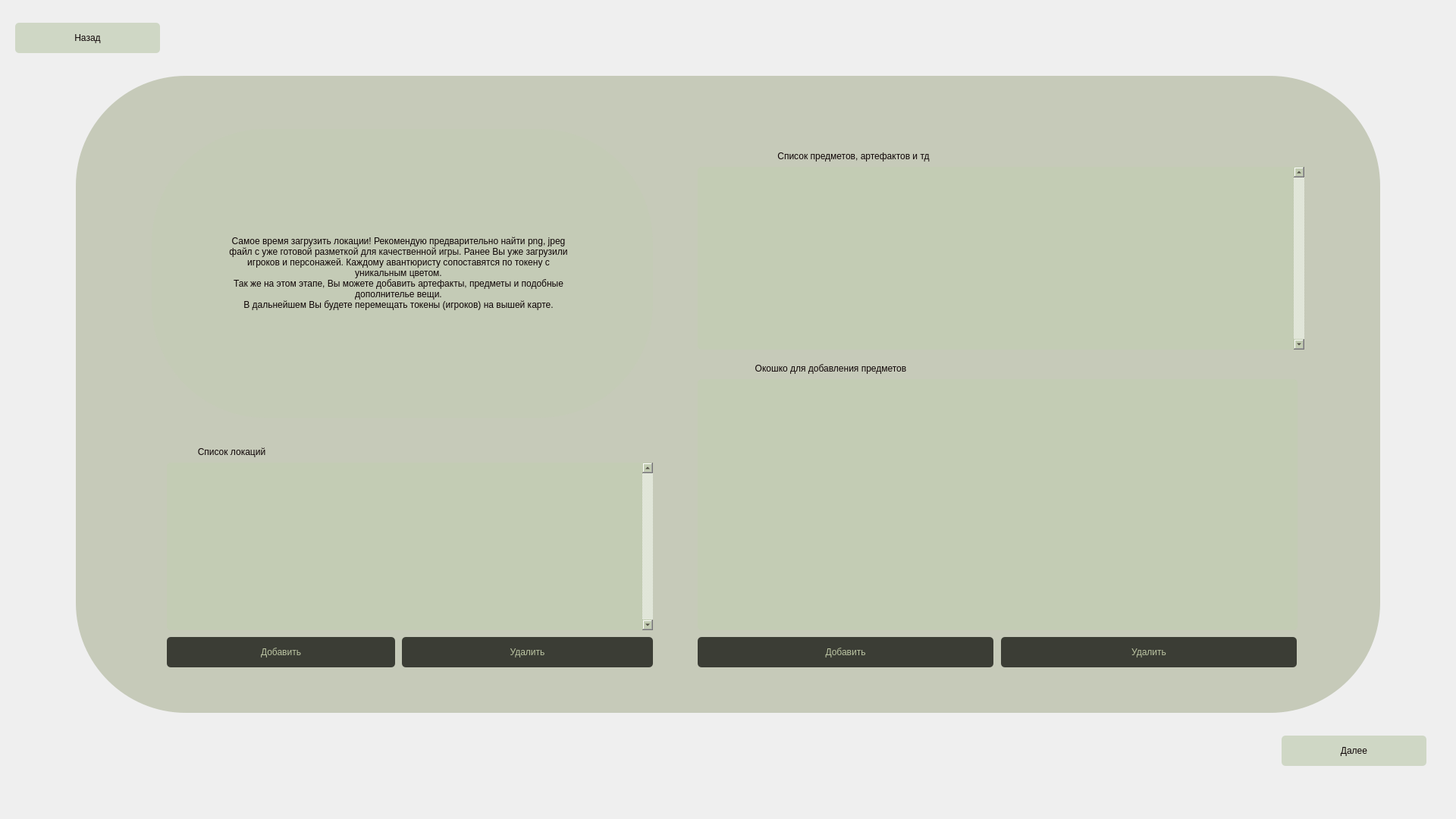
<?xml version="1.0" encoding="UTF-8"?>
<ui version="4.0">
 <class>Form4</class>
 <widget class="QWidget" name="Form4">
  <property name="geometry">
   <rect>
    <x>0</x>
    <y>0</y>
    <width>1920</width>
    <height>1080</height>
   </rect>
  </property>
  <property name="windowTitle">
   <string>Form</string>
  </property>
  <widget class="QLabel" name="label">
   <property name="geometry">
    <rect>
     <x>0</x>
     <y>0</y>
     <width>1920</width>
     <height>1080</height>
    </rect>
   </property>
   <property name="styleSheet">
    <string notr="true">border-image: url(&quot;/home/dis/Документы/sharag/sh3_2/мдк 02/kod/dnd/picture/forest5.jpg&quot;) 0 0 0 0 stretch stretch</string>
   </property>
   <property name="text">
    <string/>
   </property>
  </widget>
  <widget class="QLabel" name="label_2">
   <property name="geometry">
    <rect>
     <x>100</x>
     <y>100</y>
     <width>1720</width>
     <height>840</height>
    </rect>
   </property>
   <property name="styleSheet">
    <string notr="true">/*background-color: rgba(241, 243, 181, 55);*/
background-color: rgba(99, 113, 54, 75);
border-radius: 145px;</string>
   </property>
   <property name="text">
    <string/>
   </property>
  </widget>
  <widget class="QLabel" name="label_3">
   <property name="geometry">
    <rect>
     <x>200</x>
     <y>170</y>
     <width>661</width>
     <height>381</height>
    </rect>
   </property>
   <property name="styleSheet">
    <string notr="true">
color: rgb(14, 4, 5);
font: 500 italic 18pt &quot;Z003 [urw]&quot;;
background-color: rgba(193, 204, 178, 95);
border-radius: 150px;
opacity: 0.5;</string>
   </property>
   <property name="text">
    <string>&lt;html&gt;&lt;head/&gt;&lt;body&gt;&lt;p align=&quot;justify&quot;&gt;&lt;br/&gt;&lt;/p&gt;&lt;/body&gt;&lt;/html&gt;</string>
   </property>
   <property name="textFormat">
    <enum>Qt::TextFormat::AutoText</enum>
   </property>
   <property name="scaledContents">
    <bool>false</bool>
   </property>
   <property name="wordWrap">
    <bool>true</bool>
   </property>
  </widget>
  <widget class="QPushButton" name="ptm_del_kvest">
   <property name="geometry">
    <rect>
     <x>530</x>
     <y>840</y>
     <width>331</width>
     <height>40</height>
    </rect>
   </property>
   <property name="styleSheet">
    <string notr="true">color: rgb(188, 197, 163);
font: 500 italic 20pt &quot;Z003 [urw]&quot;;
background-color: rgba(21, 22, 17,200);
border-radius: 5px;
opacity: 0.5;</string>
   </property>
   <property name="text">
    <string>Удалить</string>
   </property>
  </widget>
  <widget class="QPushButton" name="btm_add_kvest">
   <property name="geometry">
    <rect>
     <x>220</x>
     <y>840</y>
     <width>301</width>
     <height>40</height>
    </rect>
   </property>
   <property name="styleSheet">
    <string notr="true">color: rgb(188, 197, 163);
font: 500 italic 20pt &quot;Z003 [urw]&quot;;
background-color: rgba(21, 22, 17,200);
border-radius: 5px;
opacity: 0.5;</string>
   </property>
   <property name="text">
    <string>Добавить</string>
   </property>
  </widget>
  <widget class="QListWidget" name="list_kvest">
   <property name="geometry">
    <rect>
     <x>220</x>
     <y>610</y>
     <width>641</width>
     <height>221</height>
    </rect>
   </property>
   <property name="styleSheet">
    <string notr="true">
color: rgb(14, 4, 5);
font: 500 italic 16pt &quot;Z003 [urw]&quot;;
background-color: rgba(193, 204, 178, 195);
border-radius: 5px;
opacity: 0.5;</string>
   </property>
   <property name="verticalScrollBarPolicy">
    <enum>Qt::ScrollBarPolicy::ScrollBarAlwaysOn</enum>
   </property>
  </widget>
  <widget class="QPushButton" name="btm_dalee">
   <property name="geometry">
    <rect>
     <x>1690</x>
     <y>970</y>
     <width>191</width>
     <height>40</height>
    </rect>
   </property>
   <property name="styleSheet">
    <string notr="true">color: rgb(14, 4, 5);
font: 500 italic 20pt &quot;Z003 [urw]&quot;;
background-color: rgba(193, 204, 178, 175);
border-radius: 5px;
opacity: 0.5;</string>
   </property>
   <property name="text">
    <string>Далее</string>
   </property>
  </widget>
  <widget class="QPushButton" name="btm_nazad">
   <property name="geometry">
    <rect>
     <x>20</x>
     <y>30</y>
     <width>191</width>
     <height>40</height>
    </rect>
   </property>
   <property name="styleSheet">
    <string notr="true">color: rgb(14, 4, 5);
font: 500 italic 20pt &quot;Z003 [urw]&quot;;
background-color: rgba(193, 204, 178, 175);
border-radius: 5px;
opacity: 0.5;</string>
   </property>
   <property name="text">
    <string>Назад</string>
   </property>
  </widget>
  <widget class="QLabel" name="label_4">
   <property name="geometry">
    <rect>
     <x>300</x>
     <y>180</y>
     <width>451</width>
     <height>361</height>
    </rect>
   </property>
   <property name="styleSheet">
    <string notr="true">
color: rgb(14, 4, 5);
font: 500 italic 18pt &quot;Z003 [urw]&quot;;
</string>
   </property>
   <property name="text">
    <string>&lt;html&gt;&lt;head/&gt;&lt;body&gt;&lt;p align=&quot;center&quot;&gt;Самое время загрузить локации! Рекомендую предварительно найти png, jpeg файл с уже готовой разметкой для качественной игры. Ранее Вы уже загрузили игроков и персонажей. Каждому авантюристу сопоставятся по токену с уникальным цветом.&lt;br/&gt;Так же на этом этапе, Вы можете добавить артефакты, предметы и подобные дополнителье вещи.&lt;br/&gt;В дальнейшем Вы будете перемещать токены (игроков) на вышей карте.&lt;/p&gt;&lt;/body&gt;&lt;/html&gt;</string>
   </property>
   <property name="scaledContents">
    <bool>true</bool>
   </property>
   <property name="wordWrap">
    <bool>true</bool>
   </property>
  </widget>
  <widget class="QListWidget" name="list_kvest_2">
   <property name="geometry">
    <rect>
     <x>920</x>
     <y>220</y>
     <width>800</width>
     <height>241</height>
    </rect>
   </property>
   <property name="styleSheet">
    <string notr="true">
color: rgb(14, 4, 5);
font: 500 italic 16pt &quot;Z003 [urw]&quot;;
background-color: rgba(193, 204, 178, 195);
border-radius: 5px;
opacity: 0.5;</string>
   </property>
   <property name="verticalScrollBarPolicy">
    <enum>Qt::ScrollBarPolicy::ScrollBarAlwaysOn</enum>
   </property>
  </widget>
  <widget class="QLabel" name="label_5">
   <property name="geometry">
    <rect>
     <x>910</x>
     <y>190</y>
     <width>431</width>
     <height>31</height>
    </rect>
   </property>
   <property name="styleSheet">
    <string notr="true">
color: rgb(14, 4, 5);
font: 500 italic 18pt &quot;Z003 [urw]&quot;;
</string>
   </property>
   <property name="text">
    <string>Список предметов, артефактов и тд</string>
   </property>
   <property name="alignment">
    <set>Qt::AlignmentFlag::AlignCenter</set>
   </property>
  </widget>
  <widget class="QLabel" name="label_9">
   <property name="geometry">
    <rect>
     <x>160</x>
     <y>580</y>
     <width>291</width>
     <height>31</height>
    </rect>
   </property>
   <property name="styleSheet">
    <string notr="true">
color: rgb(14, 4, 5);
font: 500 italic 18pt &quot;Z003 [urw]&quot;;
</string>
   </property>
   <property name="text">
    <string>Список локаций</string>
   </property>
   <property name="alignment">
    <set>Qt::AlignmentFlag::AlignCenter</set>
   </property>
  </widget>
  <widget class="QPushButton" name="btm_add_kvest_2">
   <property name="geometry">
    <rect>
     <x>920</x>
     <y>840</y>
     <width>390</width>
     <height>40</height>
    </rect>
   </property>
   <property name="styleSheet">
    <string notr="true">color: rgb(188, 197, 163);
font: 500 italic 20pt &quot;Z003 [urw]&quot;;
background-color: rgba(21, 22, 17,200);
border-radius: 5px;
opacity: 0.5;</string>
   </property>
   <property name="text">
    <string>Добавить</string>
   </property>
  </widget>
  <widget class="QPushButton" name="ptm_del_kvest_2">
   <property name="geometry">
    <rect>
     <x>1320</x>
     <y>840</y>
     <width>390</width>
     <height>40</height>
    </rect>
   </property>
   <property name="styleSheet">
    <string notr="true">color: rgb(188, 197, 163);
font: 500 italic 20pt &quot;Z003 [urw]&quot;;
background-color: rgba(21, 22, 17,200);
border-radius: 5px;
opacity: 0.5;</string>
   </property>
   <property name="text">
    <string>Удалить</string>
   </property>
  </widget>
  <widget class="QTextEdit" name="textEdit">
   <property name="geometry">
    <rect>
     <x>920</x>
     <y>500</y>
     <width>791</width>
     <height>331</height>
    </rect>
   </property>
   <property name="styleSheet">
    <string notr="true">
color: rgb(14, 4, 5);
font: 500 italic 16pt &quot;Z003 [urw]&quot;;
background-color: rgba(193, 204, 178, 195);
border-radius: 5px;
opacity: 0.5;</string>
   </property>
  </widget>
  <widget class="QLabel" name="label_6">
   <property name="geometry">
    <rect>
     <x>880</x>
     <y>470</y>
     <width>431</width>
     <height>31</height>
    </rect>
   </property>
   <property name="styleSheet">
    <string notr="true">
color: rgb(14, 4, 5);
font: 500 italic 18pt &quot;Z003 [urw]&quot;;
</string>
   </property>
   <property name="text">
    <string>Окошко для добавления предметов</string>
   </property>
   <property name="alignment">
    <set>Qt::AlignmentFlag::AlignCenter</set>
   </property>
  </widget>
 </widget>
 <resources/>
 <connections/>
</ui>
